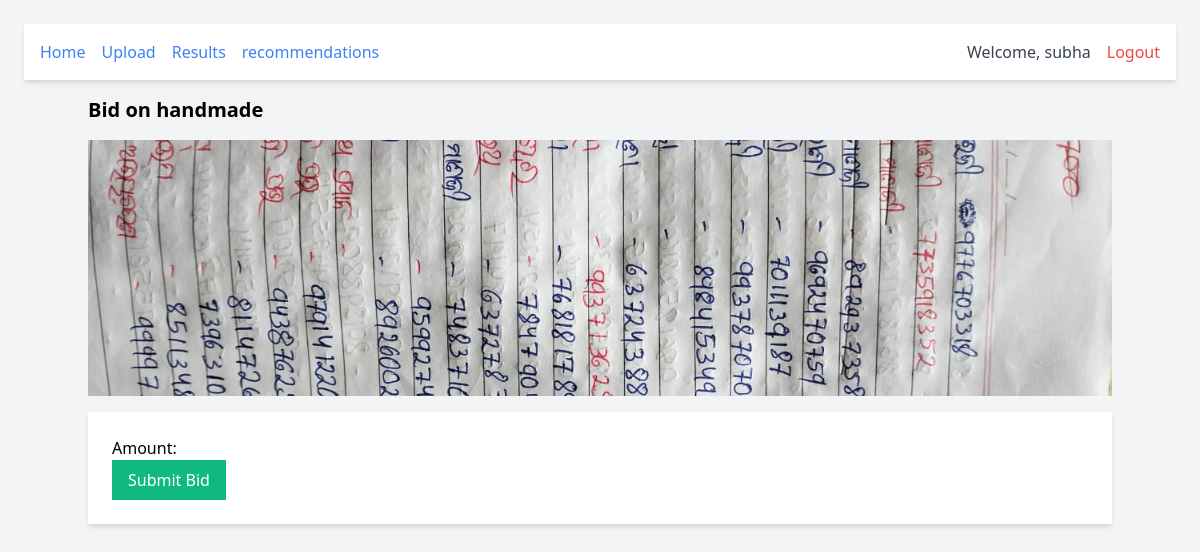
/bid/1/ (signed in), run on the app's committed database.
### auctions/models.py (models this page shows)
class Painting(models.Model):
    artist = models.ForeignKey(Artist, on_delete=models.CASCADE)
    title = models.CharField(max_length=100)
    description = models.TextField()
    style = models.CharField(max_length=100)
    starting_price = models.FloatField()
    image = models.ImageField(upload_to='paintings/')
    date_uploaded = models.DateTimeField(auto_now_add=True)

### auctions/views.py (the view)
# urls.py: path('bid/<int:painting_id>/', views.place_bid, name='place_bid'),
@login_required
def place_bid(request, painting_id):
    painting = get_object_or_404(Painting, id=painting_id)
    if request.method == 'POST':
        form = BidForm(request.POST)
        if form.is_valid():
            bid = form.save(commit=False)
            bid.user = request.user
            bid.painting = painting
            bid.save()
            calculate_artist_reputation()
            top_bid = Bid.objects.filter(painting=painting).order_by('-amount').first()
            if top_bid:
                AuctionData.objects.update_or_create(
                    painting=painting,
                    defaults={
                        'artist_reputation': painting.artist.reputation,
                        'style': painting.style,
                        'starting_price': painting.starting_price,
                        'final_price': top_bid.amount,
                    }
                )
            train_price_predictor()  # retrain after each bid
            return redirect('painting_list')
    else:
        form = BidForm()
    return render(request, 'bid.html', {'form': form, 'painting': painting})

### auctions/forms.py
class BidForm(forms.ModelForm):
    class Meta:
        model = Bid
        fields = ['amount']

### templates/bid.html (shortened to what this page needs)
{% extends 'base.html' %}
{% block content %}
  <h2 class="text-xl font-bold mb-4">Bid on {{ painting.title }}</h2>
  <img src="{{ painting.image.url }}" class="w-full h-64 object-cover mb-4">
  <form method="post" class="bg-white p-6 shadow-md">
    {{ form.as_p }}
    <button type="submit" class="bg-green-500 text-white px-4 py-2">Submit Bid</button>
  </form>
{% endblock %}

### templates/base.html (shortened to what this page needs)
<!DOCTYPE html>
<html>
<head>
  <link href="https://cdn.jsdelivr.net/npm/tailwindcss@2.2.19/dist/tailwind.min.css" rel="stylesheet">
</head>
<body class="p-6 bg-gray-100">
  <nav class="bg-white shadow-md p-4 mb-4 flex justify-between items-center">
  <div class="flex items-center space-x-4">
    <a href="{% url 'painting_list' %}" class="text-blue-500">Home</a>
    <a href="{% url 'upload_painting' %}" class="text-blue-500">Upload</a>
    <a href="{% url 'auction_results' %}" class="text-blue-500">Results</a>
    <a href="{% url 'dashboard' %}" class="text-blue-500">recommendations</a>
  </div>
  <div class="flex items-center space-x-4">
    {% if user.is_authenticated %}
      <span class="text-gray-700">Welcome, {{ user.username }}</span>
      <a href="{% url 'logout' %}" class="text-red-500">Logout</a>
    {% else %}
      <a href="{% url 'login' %}" class="text-blue-500">Login</a>
      <a href="{% url 'register' %}" class="text-green-500">Register</a>
    {% endif %}
  </div>
</nav>
  <div class="container mx-auto">
    {% block content %}{% endblock %}
  </div>
</body>
</html>

### data on the page
Painting: title "handmade", image (picture)

### other printed values
{{ user.username }} "subha"
